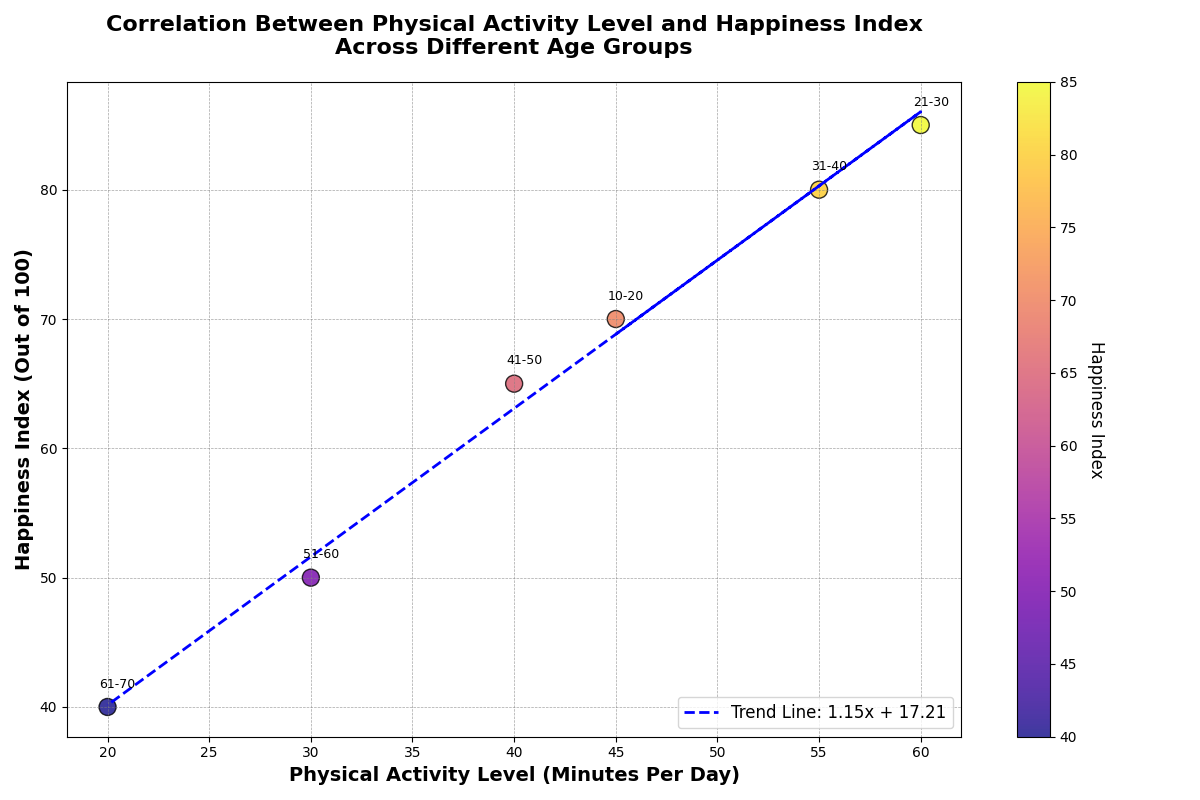

Here is the Python script that generated this plot:
import matplotlib.pyplot as plt
import numpy as np

# Backstory: Analyzing the Correlation Between Physical Activity Level and Happiness Index
# The data represents survey results from different age groups reporting their physical activity level and happiness index.

# Define age groups and corresponding data for physical activity levels and happiness indexes
age_groups = np.array(['10-20', '21-30', '31-40', '41-50', '51-60', '61-70'])
physical_activity_level = np.array([45, 60, 55, 40, 30, 20])  # Minutes of exercise per day
happiness_index = np.array([70, 85, 80, 65, 50, 40])  # Happiness index out of 100

# Create a scatter plot
fig, ax = plt.subplots(figsize=(12, 8))
scatter = ax.scatter(physical_activity_level, happiness_index, c=happiness_index, cmap='plasma', s=150, edgecolor='black', alpha=0.8)

# Annotate each point with the corresponding age group
for i, age in enumerate(age_groups):
    ax.annotate(age, (physical_activity_level[i] + 0.5, happiness_index[i] + 1.5), fontsize=9, ha='center')

# Add a fitting line using numpy's polyfit
coefficients = np.polyfit(physical_activity_level, happiness_index, 1)
poly_eqn = np.poly1d(coefficients)
trendline = poly_eqn(physical_activity_level)
ax.plot(physical_activity_level, trendline, linestyle='--', color='blue', linewidth=2, label=f'Trend Line: {coefficients[0]:.2f}x + {coefficients[1]:.2f}')

# Add axis labels and title
ax.set_xlabel('Physical Activity Level (Minutes Per Day)', fontsize=14, fontweight='semibold')
ax.set_ylabel('Happiness Index (Out of 100)', fontsize=14, fontweight='semibold')
ax.set_title('Correlation Between Physical Activity Level and Happiness Index\nAcross Different Age Groups', fontsize=16, fontweight='bold', pad=20)

# Add grid lines for better readability
ax.grid(True, linestyle='--', linewidth=0.5, alpha=0.7, color='grey')

# Add a color bar
cbar = plt.colorbar(scatter, ax=ax)
cbar.set_label('Happiness Index', rotation=270, labelpad=20, fontsize=12)

# Add a legend
ax.legend(loc='lower right', fontsize=12, frameon=True)

# Automatically adjust layout to prevent overlapping
plt.tight_layout()

# Show the plot
plt.show()
